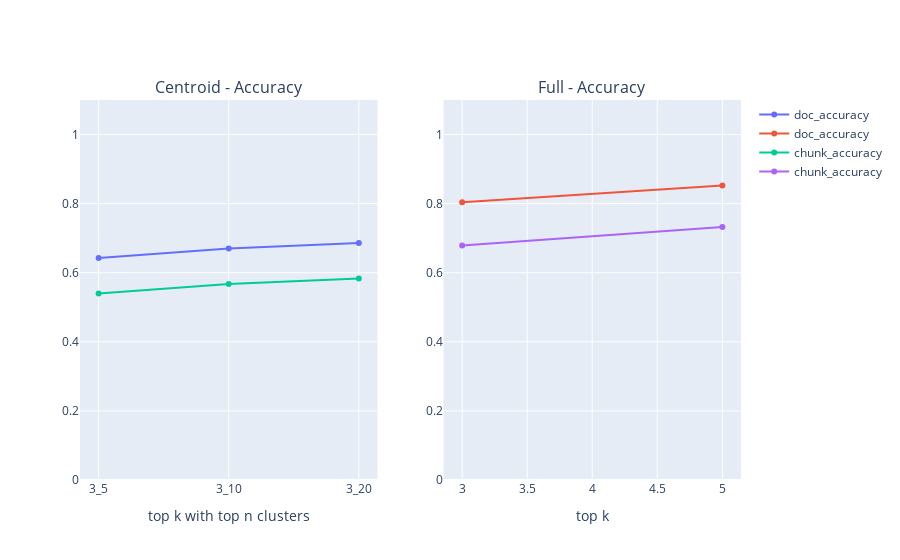
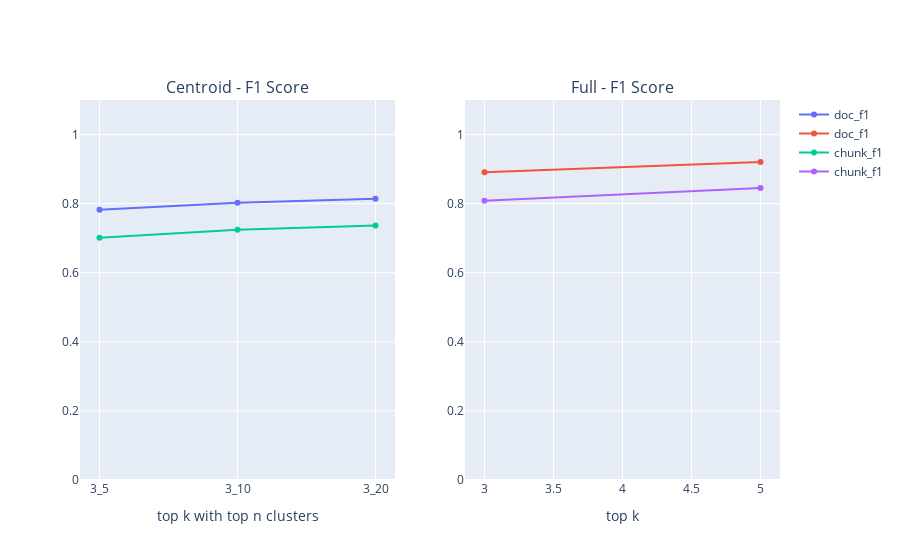
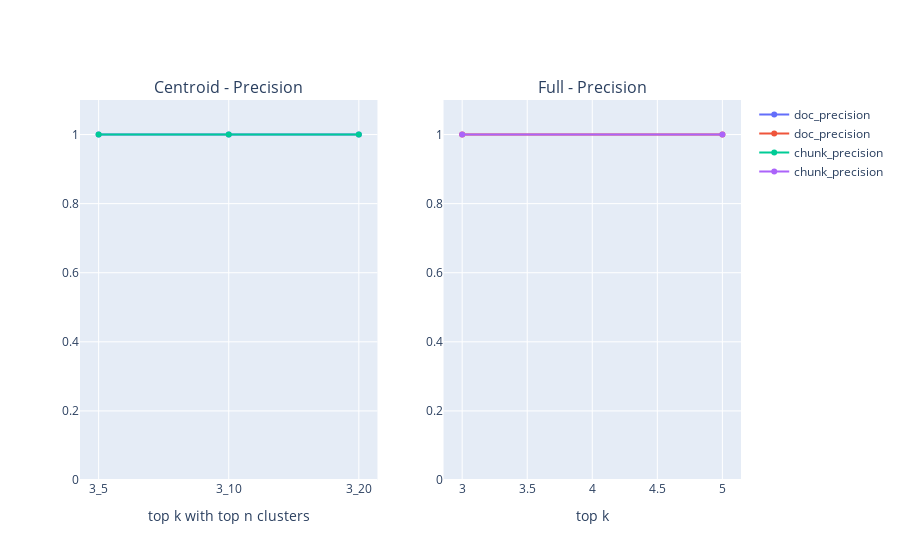
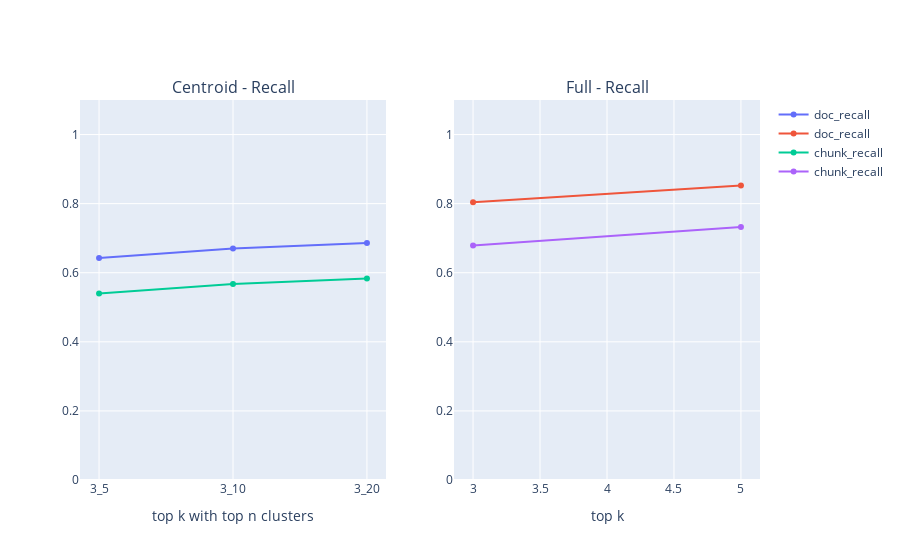

These figures' notebook cell, in order:
### Code cell
groups = {
    "Accuracy": ["doc_accuracy", "chunk_accuracy"],
    "F1 Score": ["doc_f1", "chunk_f1"],
    "Precision": ["doc_precision", "chunk_precision"],
    "Recall": ["doc_recall", "chunk_recall"],
    "Correct chunk accuracy": ["correct_chunk_accuracy"],
}

for title, keys in groups.items():
    fig = make_subplots(rows=1, cols=2, subplot_titles=(f"Centroid - {title}", f"Full - {title}"))

    for key in keys:
        fig.add_trace(go.Scatter(
            x=centroid_df['x_axis'],
            y=centroid_df['centroid_metrics'].apply(lambda m: m.get(key)),
            mode='lines+markers',
            name=key
        ), row=1, col=1)

        fig.add_trace(go.Scatter(
            x=full_df['top_k'],
            y=full_df['full_metrics'].apply(lambda m: m.get(key)),
            mode='lines+markers',
            name=key
        ), row=1, col=2)

    fig.update_yaxes(range=[0, 1.1], row=1, col=1)
    fig.update_yaxes(range=[0, 1.1], row=1, col=2)

    fig.update_xaxes(title_text='top k with top n clusters', row=1, col=1)
    fig.update_xaxes(title_text='top k', row=1, col=2)

    fig.show()

### Figure 1 — Plotly figure (JSON) as saved in the notebook; plotly's stock layout.template omitted (floating-point values rounded to 4 significant figures)
{"data": [{"mode": "lines+markers", "name": "doc_accuracy", "type": "scatter", "x": ["3_5", "3_10", "3_20"], "xaxis": "x", "y": [0.6424, 0.6702, 0.6862], "yaxis": "y"}, {"mode": "lines+markers", "name": "doc_accuracy", "type": "scatter", "x": [3, 5], "xaxis": "x2", "y": [0.8037, 0.8522], "yaxis": "y2"}, {"mode": "lines+markers", "name": "chunk_accuracy", "type": "scatter", "x": ["3_5", "3_10", "3_20"], "xaxis": "x", "y": [0.5401, 0.5675, 0.583], "yaxis": "y"}, {"mode": "lines+markers", "name": "chunk_accuracy", "type": "scatter", "x": [3, 5], "xaxis": "x2", "y": [0.6787, 0.7322], "yaxis": "y2"}], "layout": {"annotations": [{"font": {"size": 16}, "showarrow": false, "text": "Centroid - Accuracy", "x": 0.225, "xanchor": "center", "xref": "paper", "y": 1, "yanchor": "bottom", "yref": "paper"}, {"font": {"size": 16}, "showarrow": false, "text": "Full - Accuracy", "x": 0.775, "xanchor": "center", "xref": "paper", "y": 1, "yanchor": "bottom", "yref": "paper"}], "xaxis": {"anchor": "y", "domain": [0, 0.45], "title": {"text": "top k with top n clusters"}}, "xaxis2": {"anchor": "y2", "domain": [0.55, 1], "title": {"text": "top k"}}, "yaxis": {"anchor": "x", "domain": [0, 1], "range": [0, 1.1]}, "yaxis2": {"anchor": "x2", "domain": [0, 1], "range": [0, 1.1]}}}

### Figure 2 — Plotly figure (JSON) as saved in the notebook; plotly's stock layout.template omitted (floating-point values rounded to 4 significant figures)
{"data": [{"mode": "lines+markers", "name": "doc_f1", "type": "scatter", "x": ["3_5", "3_10", "3_20"], "xaxis": "x", "y": [0.7822, 0.8025, 0.8139], "yaxis": "y"}, {"mode": "lines+markers", "name": "doc_f1", "type": "scatter", "x": [3, 5], "xaxis": "x2", "y": [0.8912, 0.9202], "yaxis": "y2"}, {"mode": "lines+markers", "name": "chunk_f1", "type": "scatter", "x": ["3_5", "3_10", "3_20"], "xaxis": "x", "y": [0.7014, 0.7241, 0.7366], "yaxis": "y"}, {"mode": "lines+markers", "name": "chunk_f1", "type": "scatter", "x": [3, 5], "xaxis": "x2", "y": [0.8086, 0.8454], "yaxis": "y2"}], "layout": {"annotations": [{"font": {"size": 16}, "showarrow": false, "text": "Centroid - F1 Score", "x": 0.225, "xanchor": "center", "xref": "paper", "y": 1, "yanchor": "bottom", "yref": "paper"}, {"font": {"size": 16}, "showarrow": false, "text": "Full - F1 Score", "x": 0.775, "xanchor": "center", "xref": "paper", "y": 1, "yanchor": "bottom", "yref": "paper"}], "xaxis": {"anchor": "y", "domain": [0, 0.45], "title": {"text": "top k with top n clusters"}}, "xaxis2": {"anchor": "y2", "domain": [0.55, 1], "title": {"text": "top k"}}, "yaxis": {"anchor": "x", "domain": [0, 1], "range": [0, 1.1]}, "yaxis2": {"anchor": "x2", "domain": [0, 1], "range": [0, 1.1]}}}

### Figure 3 — Plotly figure (JSON) as saved in the notebook; plotly's stock layout.template omitted (floating-point values rounded to 4 significant figures)
{"data": [{"mode": "lines+markers", "name": "doc_precision", "type": "scatter", "x": ["3_5", "3_10", "3_20"], "xaxis": "x", "y": [1.0, 1.0, 1.0], "yaxis": "y"}, {"mode": "lines+markers", "name": "doc_precision", "type": "scatter", "x": [3, 5], "xaxis": "x2", "y": [1.0, 1.0], "yaxis": "y2"}, {"mode": "lines+markers", "name": "chunk_precision", "type": "scatter", "x": ["3_5", "3_10", "3_20"], "xaxis": "x", "y": [1.0, 1.0, 1.0], "yaxis": "y"}, {"mode": "lines+markers", "name": "chunk_precision", "type": "scatter", "x": [3, 5], "xaxis": "x2", "y": [1.0, 1.0], "yaxis": "y2"}], "layout": {"annotations": [{"font": {"size": 16}, "showarrow": false, "text": "Centroid - Precision", "x": 0.225, "xanchor": "center", "xref": "paper", "y": 1, "yanchor": "bottom", "yref": "paper"}, {"font": {"size": 16}, "showarrow": false, "text": "Full - Precision", "x": 0.775, "xanchor": "center", "xref": "paper", "y": 1, "yanchor": "bottom", "yref": "paper"}], "xaxis": {"anchor": "y", "domain": [0, 0.45], "title": {"text": "top k with top n clusters"}}, "xaxis2": {"anchor": "y2", "domain": [0.55, 1], "title": {"text": "top k"}}, "yaxis": {"anchor": "x", "domain": [0, 1], "range": [0, 1.1]}, "yaxis2": {"anchor": "x2", "domain": [0, 1], "range": [0, 1.1]}}}

### Figure 4 — Plotly figure (JSON) as saved in the notebook; plotly's stock layout.template omitted (floating-point values rounded to 4 significant figures)
{"data": [{"mode": "lines+markers", "name": "doc_recall", "type": "scatter", "x": ["3_5", "3_10", "3_20"], "xaxis": "x", "y": [0.6424, 0.6702, 0.6862], "yaxis": "y"}, {"mode": "lines+markers", "name": "doc_recall", "type": "scatter", "x": [3, 5], "xaxis": "x2", "y": [0.8037, 0.8522], "yaxis": "y2"}, {"mode": "lines+markers", "name": "chunk_recall", "type": "scatter", "x": ["3_5", "3_10", "3_20"], "xaxis": "x", "y": [0.5401, 0.5675, 0.583], "yaxis": "y"}, {"mode": "lines+markers", "name": "chunk_recall", "type": "scatter", "x": [3, 5], "xaxis": "x2", "y": [0.6787, 0.7322], "yaxis": "y2"}], "layout": {"annotations": [{"font": {"size": 16}, "showarrow": false, "text": "Centroid - Recall", "x": 0.225, "xanchor": "center", "xref": "paper", "y": 1, "yanchor": "bottom", "yref": "paper"}, {"font": {"size": 16}, "showarrow": false, "text": "Full - Recall", "x": 0.775, "xanchor": "center", "xref": "paper", "y": 1, "yanchor": "bottom", "yref": "paper"}], "xaxis": {"anchor": "y", "domain": [0, 0.45], "title": {"text": "top k with top n clusters"}}, "xaxis2": {"anchor": "y2", "domain": [0.55, 1], "title": {"text": "top k"}}, "yaxis": {"anchor": "x", "domain": [0, 1], "range": [0, 1.1]}, "yaxis2": {"anchor": "x2", "domain": [0, 1], "range": [0, 1.1]}}}
